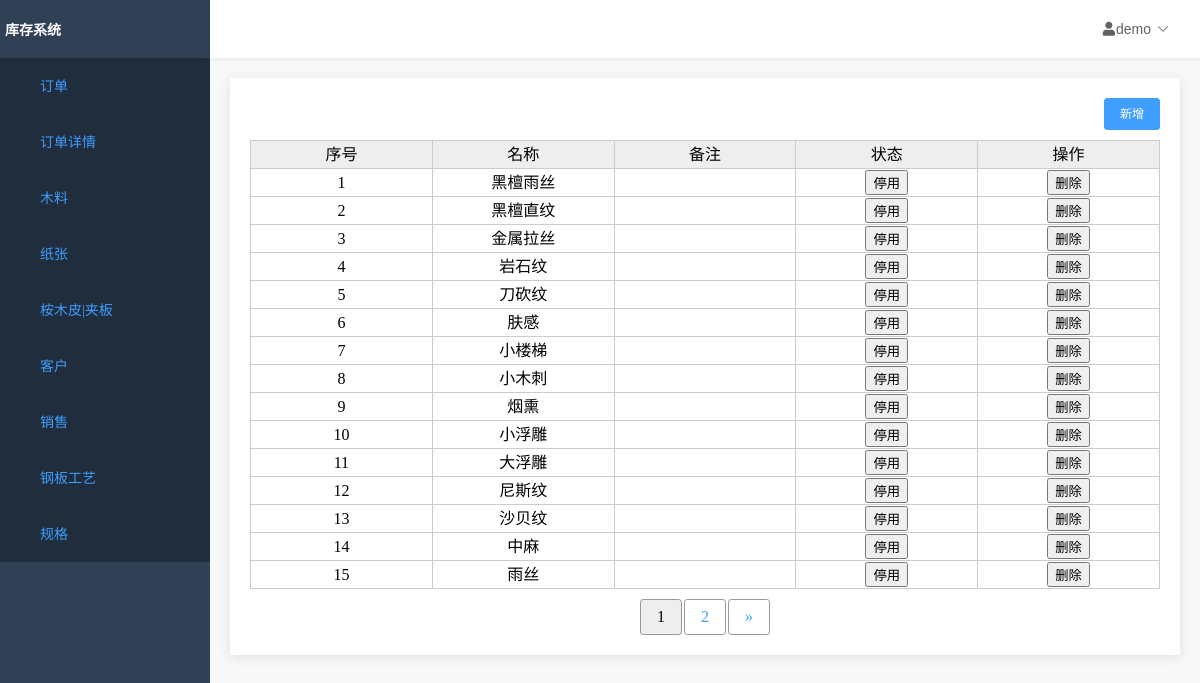
Page /home/process/technology/list/ on the committed database.
### process/models.py (models this page shows, shortened)
class TechnologyModel(models.Model):
    id = models.AutoField(primary_key=True)
    name = models.TextField('名称', max_length=64, unique=False, null=False)
    note = models.TextField('备注', max_length=256, default='')
    enable = models.BooleanField(
        '是否使用', default=True, blank=False, null=False)
    created_time = models.DateTimeField('创建时间', default=now)
    last_mod_time = models.DateTimeField('修改时间', auto_now=True)
    objects = models.manager

### process/views.py (the view)
# urls.py: path('technology/list/', views.TechnologyListView.as_view(), name='technology_list'),
class TechnologyListView(ListView):
    paginate_by = 15
    model = TechnologyModel
    template_name = 'technologylist.html'
    context_object_name = 'object_list'
    def get_queryset(self):  # 重写get_queryset方法
        return TechnologyModel.objects.all().order_by('-id')
    def get_context_data(self, **kwargs):
        context = super(TechnologyListView, self).get_context_data(**kwargs)
        return context

### InventorySystem/context_processor.py (called while the page is built)
def nav_list(request):
    func_list = []
    func_list.append(('订单', '/home/order/head/list'))
    func_list.append(('订单详情', '/home/order/list'))
    func_list.append(('木料', '/home/wood/list'))
    func_list.append(('纸张', '/home/paper/list'))
    func_list.append(('桉木皮|夹板', '/home/skin/list'))
    func_list.append(('客户', '/home/customer/list'))
    func_list.append(['销售', '/home/salesman/list'])
    func_list.append(('钢板工艺', '/home/process/technology/list'))
    func_list.append(('规格', '/home/process/specification/list'))
    return locals()

### order/templatetags/order_extras.py (called while the page is built)
@register.simple_tag(takes_context=True)
def param_replace(context, **kwargs):
    d = context['request'].GET.copy()
    for k, v in kwargs.items():
        d[k] = v
    for k in [k for k, v in d.items() if not v]:
        del d[k]
    return d.urlencode()

### templates/technologylist.html
{% extends 'table.html' %}
{% block table %}
<div>
    <div class="top_tool_bar">
        <div class="right_buttons">
            <a href="/home/process/technology/add">
                <button type="button" class="el-button el-button--primary el-button--small">
                    <span>新增</span>
                </button>
            </a>
        </div>
    </div>
    <div class="results">
        <table id="result_list">
            <thead>
            <th scope="col" class="sortable column-id">序号</th>
            <th scope="col" class="sortable column-name">名称</th>
            <th scope="col" class="sortable column-name">备注</th>
            <th scope="col">状态</th>
            <th scope="col">操作</th>
            </thead>
            {% for obj in object_list %}
            <tr>
                <td>{{ forloop.counter }}</td>
                <td>{{obj.name}}</td>
                <td>{{obj.note}}</td>
                <td>
                    <a href="/home/process/technology/enable?id={{ obj.id }}">
                        {% if obj.enable %}
                        <input type="button" value="停用">
                        {% else %}
                        <input type="button" value="已停用">
                        {% endif %}
                    </a>
                </td>
                <td>
                    <a href="/home/process/technology/del?id={{ obj.id }}">
                        <input type="button" value="删除">
                    </a>
                </td>
            </tr>
            {% endfor %}
        </table>
    </div>
</div>
{% endblock %}

### static/css/base.css (style rules this page uses)
a:link, a:visited { color: #3f9eff; text-decoration: none; }
td, th { vertical-align: inherit; border-bottom: none; }
body, #container { background-color: #f1f1f1; }

### static/css/index.css (style rules this page uses)
html, body { padding: 0px; margin: 0px; background-color: #f8f8f8; height: 100%; overflow: hidden; }

### templates/table.html (style rules this page uses)
table { width: 100%; background: #ccc; margin: 10px auto; white-space:nowrap; border-collapse: collapse; }
th,td { height: 25px; line-height: 25px; text-align: center; border: 1px solid #ccc; }
th { background: #eee; font-weight: normal; }
td { min-width:80px; max-width:100%; }
tr { background: #fff; }
td a { color: #06f; text-decoration: none; }
.top_tool_bar { display:flex; flex-flow: row; }
.right_buttons { margin-left:auto }
.right_buttons button { background-color: #409EFF; color: #fff; padding: 9px 15px; font-size: 12px; border-radius: 3px; line-height: 1; border: 1px solid #409EFF; }

### rows in the picture
TechnologyModel: name "黑檀雨丝"
TechnologyModel: name "黑檀直纹"
TechnologyModel: name "金属拉丝"
TechnologyModel: name "岩石纹"
TechnologyModel: name "刀砍纹"
TechnologyModel: name "肤感"
TechnologyModel: name "小楼梯"
TechnologyModel: name "小木刺"
TechnologyModel: name "烟熏"
TechnologyModel: name "小浮雕"
TechnologyModel: name "大浮雕"
TechnologyModel: name "尼斯纹"
TechnologyModel: name "沙贝纹"
TechnologyModel: name "中麻"
TechnologyModel: name "雨丝"

### other values in the picture
{{ func.0 }} "订单" "订单详情" "木料" "纸张" "桉木皮|夹板" "客户" "销售" "钢板工艺" "规格"
{{ page }} "1"
{{ page }} "2"
